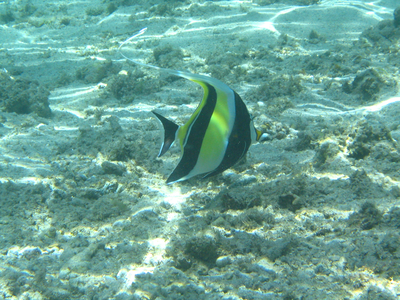
#> input picture vacation-image-search-engine/queries/103100.png, 400 x 300 px
$ python search.py --index index.csv --query queries/103100.png --result-path dataset
#> lines starting #> are read from the running program, lines starting #| are printed output that depends on the picture; after the words box and inside, x2 and y2 are one past the last pixel; in counts of white or black regions, pixels touching at a corner belong together
### vacation-image-search-engine/pyimagesearch/colordescriptor.py

# import the necessary packages
import numpy as np
import cv2

class ColorDescriptor:
	def __init__(self, bins):
		# store the number of bins for the 3D histogram
#> further down, query is the input picture: shape (300, 400, 3); mean B, G, R 149.5, 162.4, 107.7
		self.bins = bins

	def describe(self, image):
		# convert the image to the HSV color space and initialize
		# the features used to quantify the image
		image = cv2.cvtColor(image, cv2.COLOR_BGR2HSV)
#> image: shape (300, 400, 3); mean H, S, V 81.6, 91.2, 163
		features = []

		# grab the dimensions and compute the center of the image
		(h, w) = image.shape[:2]
#> h = 300; w = 400
		(cX, cY) = (int(w * 0.5), int(h * 0.5))
#> cX = 200; cY = 150

		# divide the image into four rectangles/segments (top-left,
		# top-right, bottom-right, bottom-left)
		segments = [(0, cX, 0, cY), (cX, w, 0, cY), (cX, w, cY, h),
			(0, cX, cY, h)]

		# construct an elliptical mask representing the center of the
		# image
		(axesX, axesY) = (int(w * 0.75) / 2, int(h * 0.75) / 2)
#> axesX = 150; axesY = 112.5
		ellipMask = np.zeros(image.shape[:2], dtype = "uint8")
		cv2.ellipse(ellipMask, (cX, cY), (axesX, axesY), 0, 0, 360, 255, -1)
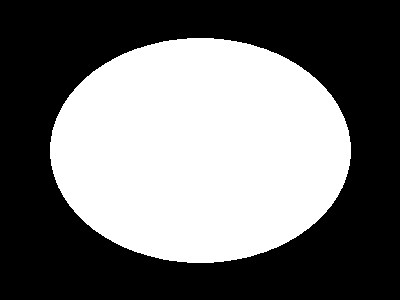
#> ellipMask: shape (300, 400); 44.2% white; 1 white region, box (x1, y1, x2, y2) and area: (50, 38, 351, 263) 53083

		# loop over the segments
		for (startX, endX, startY, endY) in segments:
			# construct a mask for each corner of the image, subtracting
			# the elliptical center from it
			cornerMask = np.zeros(image.shape[:2], dtype = "uint8")
			cv2.rectangle(cornerMask, (startX, startY), (endX, endY), 255, -1)
			cornerMask = cv2.subtract(cornerMask, ellipMask)

			# extract a color histogram from the image, then update the
			# feature vector
			hist = self.histogram(image, cornerMask)
			features.extend(hist)
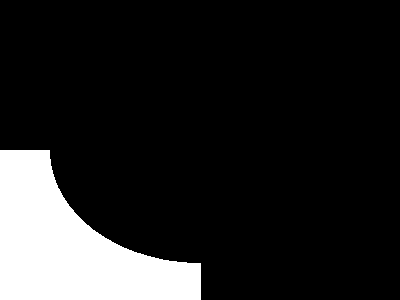
#> cornerMask: shape (300, 400); 14% white; 1 white region, box (x1, y1, x2, y2) and area: (0, 150, 201, 300) 16745
#> after the loop, features = 1152 values, max 0.818 at index 694, min 0 at index 0, mean 0.00977

		# extract a color histogram from the elliptical region and
		# update the feature vector
		hist = self.histogram(image, ellipMask)
#> hist = 288 values, max 0.751 at index 121, min 0 at index 0, mean 0.0103
		features.extend(hist)

		# return the feature vector
		return features

	def histogram(self, image, mask):
		# extract a 3D color histogram from the masked region of the
		# image, using the supplied number of bins per channel; then
		# normalize the histogram
		hist = cv2.calcHist([image], [0, 1, 2], mask, self.bins,
			[0, 180, 0, 256, 0, 256])
		hist = cv2.normalize(hist,hist).flatten()

		# return the histogram
		return hist

### vacation-image-search-engine/pyimagesearch/searcher.py
# import the necessary packages
import numpy as np
import csv

class Searcher:
	def __init__(self, indexPath):
		# store our index path
		self.indexPath = indexPath

	def search(self, queryFeatures, limit = 10):
		# initialize our dictionary of results
		results = {}

		# open the index file for reading
		with open(self.indexPath) as f:
			# initialize the CSV reader
			reader = csv.reader(f)

			# loop over the rows in the index
			for row in reader:
				# parse out the image ID and features, then compute the
				# chi-squared distance between the features in our index
				# and our query features
				features = [float(x) for x in row[1:]]
				d = self.chi2_distance(features, queryFeatures)

				# now that we have the distance between the two feature
				# vectors, we can udpate the results dictionary -- the
				# key is the current image ID in the index and the
				# value is the distance we just computed, representing
				# how 'similar' the image in the index is to our query
				results[row[0]] = d

			# close the reader
			f.close()

		# sort our results, so that the smaller distances (i.e. the
		# more relevant images are at the front of the list)
		results = sorted([(v, k) for (k, v) in results.items()])

		# return our (limited) results
		return results[:limit]

	# [7 lines left out: function chi2_distance, not called in this run]

### vacation-image-search-engine/search.py
# USAGE
# python search.py --index index.csv --query queries/103100.png --result-path dataset
# import the necessary packages
from pyimagesearch.colordescriptor import ColorDescriptor
from pyimagesearch.searcher import Searcher
import argparse
import cv2

# construct the argument parser and parse the arguments
ap = argparse.ArgumentParser()
ap.add_argument("-i", "--index", required = True,
	help = "Path to where the computed index will be stored")
ap.add_argument("-q", "--query", required = True,
	help = "Path to the query image")
ap.add_argument("-r", "--result-path", required = True,
	help = "Path to the result path")
args = vars(ap.parse_args())

# initialize the image descriptor
cd = ColorDescriptor((8, 12, 3))

# load the query image and describe it
query = cv2.imread(args["query"])
features = cd.describe(query)
#> features = 1440 values, max 0.818 at index 694, min 0 at index 0, mean 0.00988

# perform the search
searcher = Searcher(args["index"])
results = searcher.search(features)
#> (the run stopped early here; a loop or call above may not have finished)
